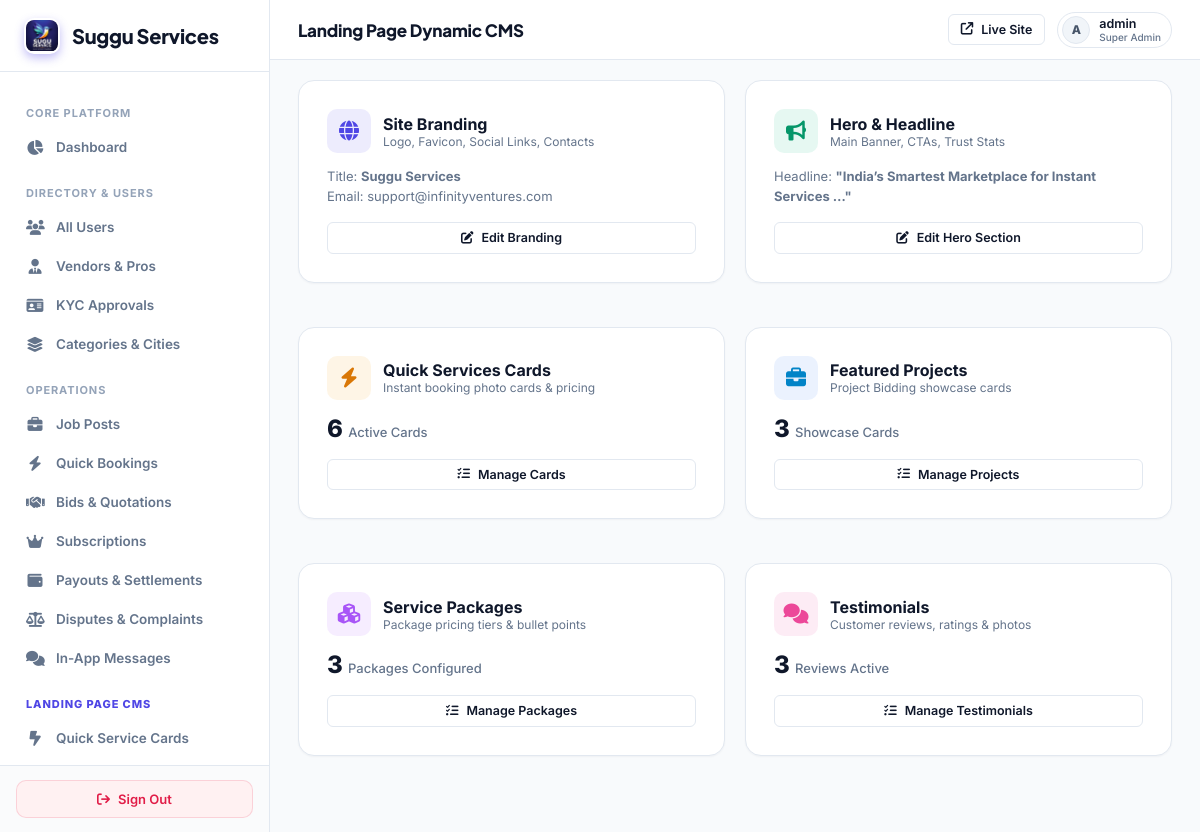
/super-admin/landing/ (signed in), run on an earlier commit of the app's database.
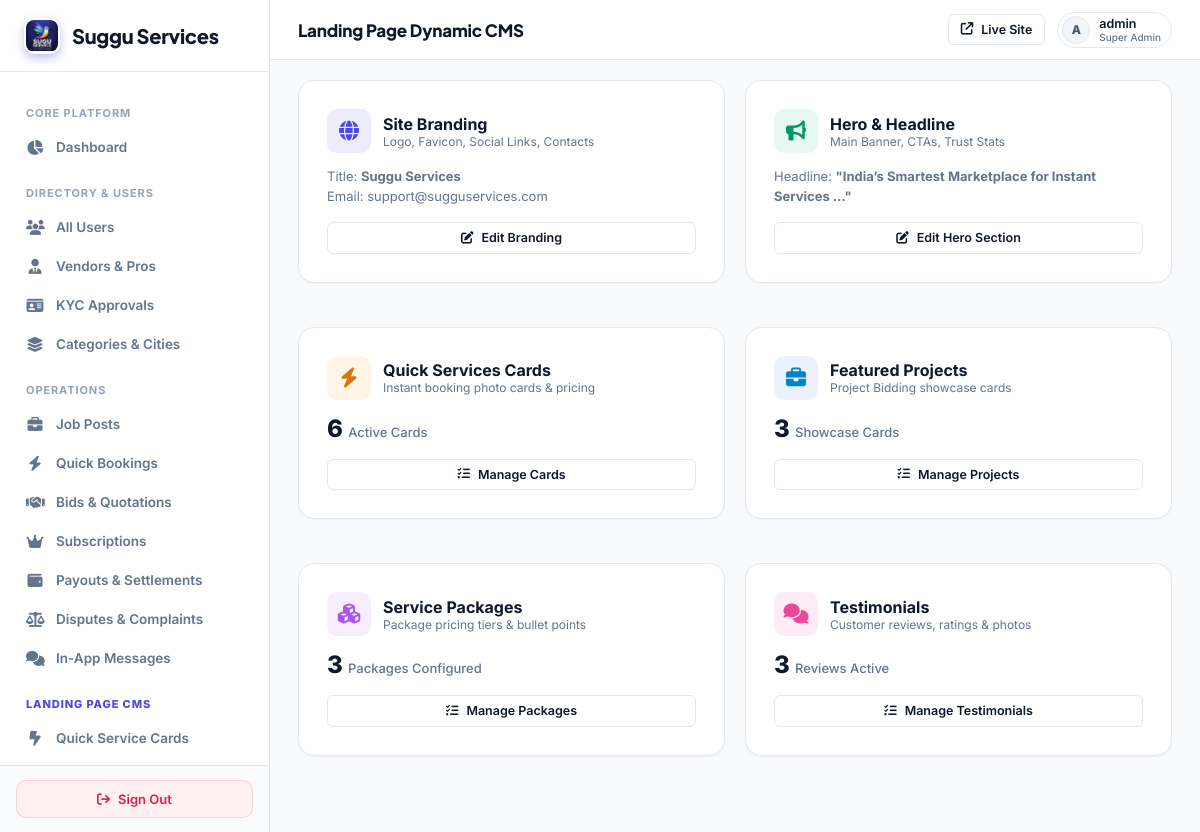
And on a later commit of the database.
### myapp/models.py (models this page shows, shortened)
class SiteBranding(models.Model):
    site_title = models.CharField(max_length=255, default='Suggu Services')
    tagline = models.CharField(max_length=255, default='Instant Home Services & Custom Project Bidding Marketplace')
    logo = models.ImageField(upload_to='cms/branding/', null=True, blank=True)
    favicon = models.ImageField(upload_to='cms/branding/', null=True, blank=True)
    contact_email = models.EmailField(default='support@sugguservices.com')
    support_phone = models.CharField(max_length=50, default='+91 98765 43210')
    address = models.CharField(max_length=255, default='Main Road, Ranchi, Jharkhand, India')
    facebook_url = models.URLField(blank=True, null=True, default='https://facebook.com')
    instagram_url = models.URLField(blank=True, null=True, default='https://instagram.com')
    linkedin_url = models.URLField(blank=True, null=True, default='https://linkedin.com')
    twitter_url = models.URLField(blank=True, null=True, default='https://twitter.com')
    youtube_url = models.URLField(blank=True, null=True, default='https://youtube.com')
    copyright_text = models.CharField(max_length=255, default='© 2026 Suggu Services. All rights reserved.')
    updated_at = models.DateTimeField(auto_now=True)
    class Meta:
        verbose_name_plural = "Site Branding"

### myapp/super_admin_views.py (the view)
# urls.py: path('super-admin/landing/', super_admin_views.super_admin_landing_overview, name='super_admin_landing_overview'),
@sa_required
def super_admin_landing_overview(request):
    context = {
        'branding': SiteBranding.objects.first(),
        'hero': HeroSection.objects.first(),
        'qs_cards_count': QuickServiceCard.objects.count(),
        'featured_count': FeaturedProjectCard.objects.count(),
        'packages_count': PackageCard.objects.count(),
        'testimonials_count': Testimonial.objects.count(),
    }
    return render(request, 'superadmin/cms_landing_overview.html', context)

### myapp/super_admin_views.py (called while the page is built)
def sa_required(view_func):
    from functools import wraps
    @wraps(view_func)
    def wrapper(request, *args, **kwargs):
        if not request.user.is_authenticated or not request.user.is_superuser:
            return redirect(f'{LOGIN_URL}?next={request.path}')
        return view_func(request, *args, **kwargs)
    return wrapper

### templates/superadmin/cms_landing_overview.html (shortened to what the changed rows need)
{% extends 'superadmin/base.html' %}
{% block content %}
<div style="display: grid; grid-template-columns: repeat(auto-fit, minmax(280px, 1fr)); gap: 20px; margin-bottom: 32px;">
  <div class="card" style="display: flex; flex-direction: column; justify-content: space-between;">
    <div>
      <div style="display: flex; align-items: center; gap: 12px; margin-bottom: 14px;">
        <div style="width: 44px; height: 44px; border-radius: 10px; background: rgba(79,70,229,0.1); color: var(--accent); display: flex; align-items: center; justify-content: center; font-size: 20px;">
        </div>
        <div>
        </div>
      </div>
      <p style="font-size: 13px; color: var(--text-muted); line-height: 1.5; margin-bottom: 16px;">
        Title: <strong>{{ branding.site_title|default:"Suggu Services" }}</strong><br>
        Email: {{ branding.contact_email|default:"support@sugguservices.com" }}
      </p>
    </div>
  </div>
</div>
{% endblock %}

What changed in the data, as far as the page shows it:
changed SiteBranding "Suggu Services": contact_email "support@infinityventures.com" → "support@sugguservices.com"
